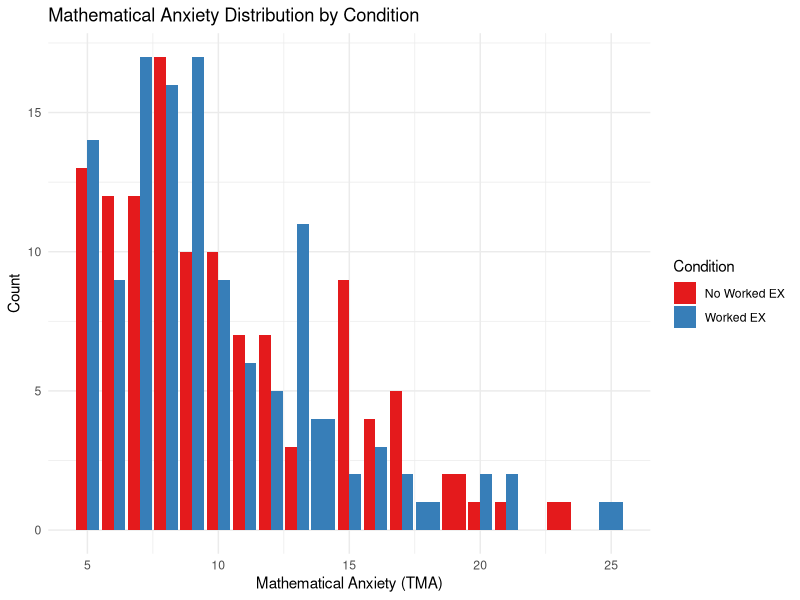
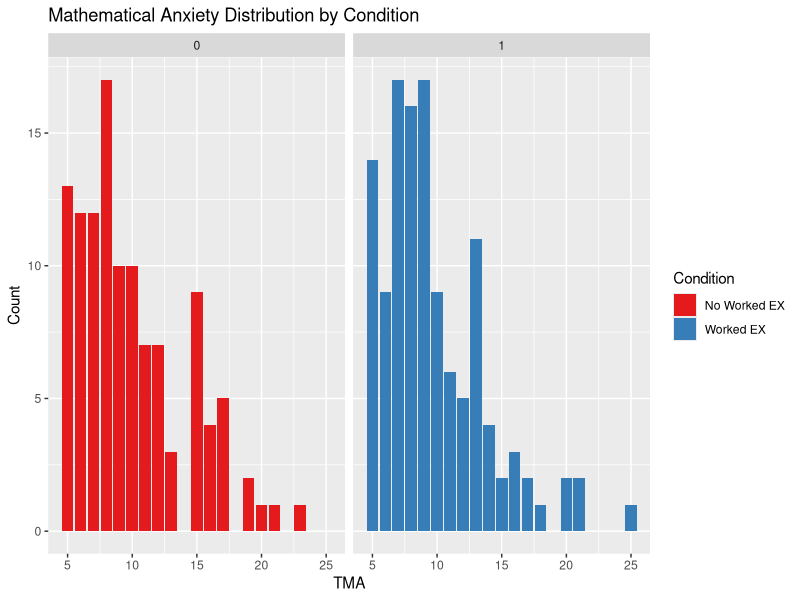
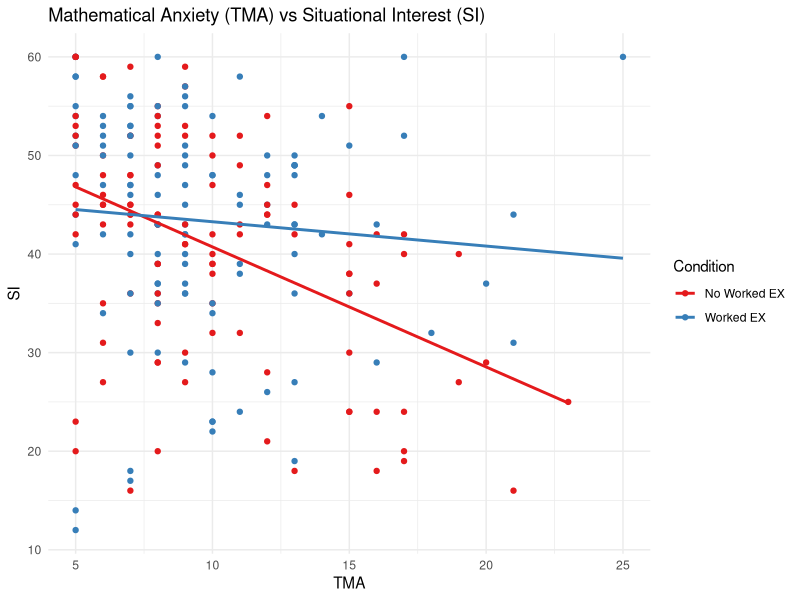
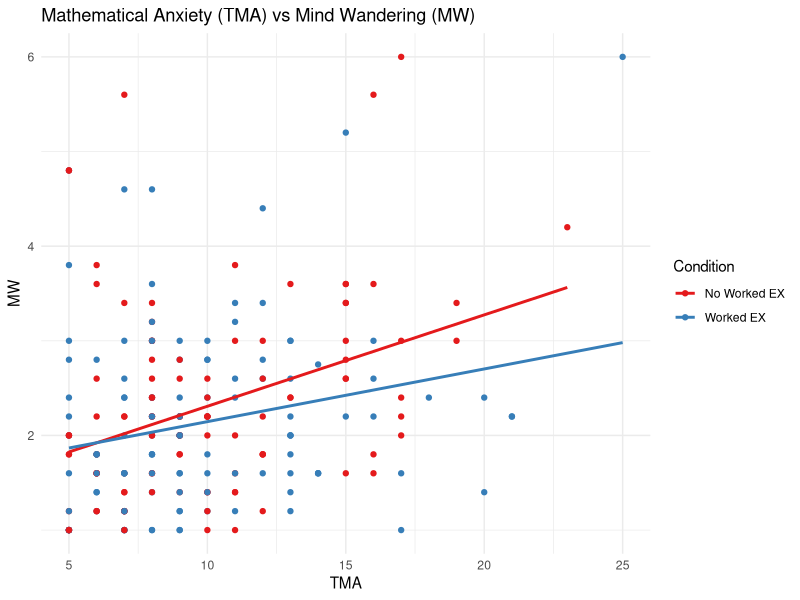
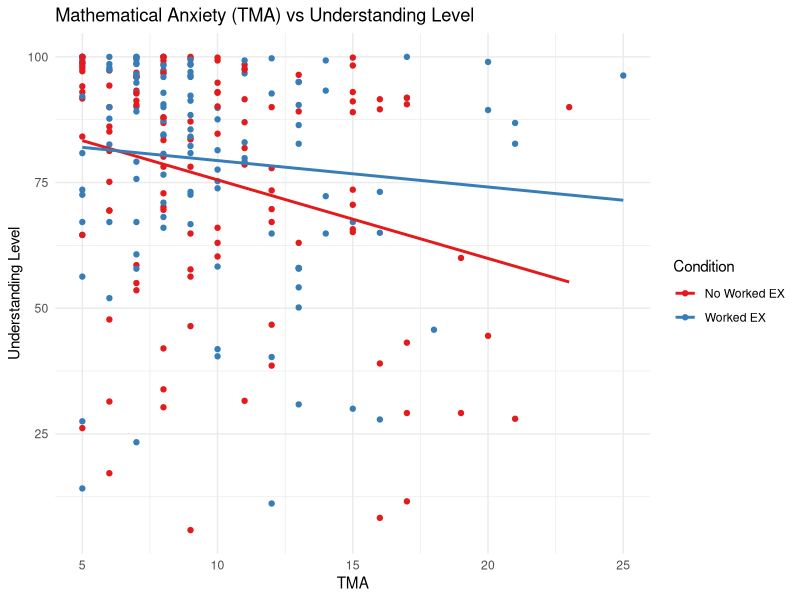
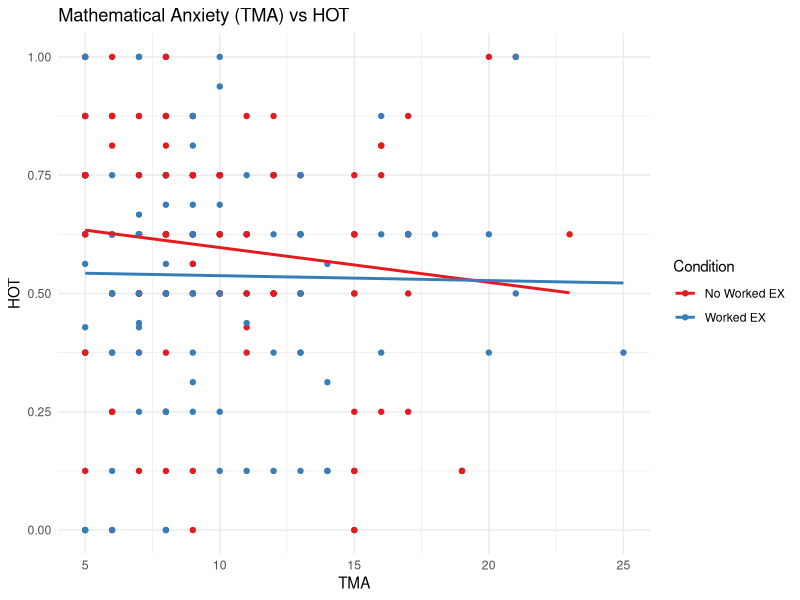

Here is the R script that generated these plots, in order: (Note: this script raises an error after producing the figures.)
## ---- chunk 1
knitr::opts_chunk$set(echo = TRUE)
## ---- chunk 2
library(tidyverse)
## ---- chunk 3
# Raw data
mathCOVID <- readxl::read_excel('../data/KidsCOVID_Winter21_raw data.xlsx')
head(mathCOVID)
# Clean data
clean <- read.csv("../data/affectoutcome_norm_predict_1102.csv")
## ---- chunk 4
glimpse(clean)
## ---- chunk 5
df <- mathCOVID %>% filter(is.na(drop)) %>% 
        select(9,Condition, race_rv, TMA_sum_rv, SI_sum, MW_day1_avg, MW_day2_avg, 
               Understand_avg, Base_Worry, Base_Enjoy, contains("durimm_avg"),
               contains("del_avg"), DurImm_HOT) 
df$Condition[df$Condition == 2] <- 0
col_names <- c("subjectid", "cond", "race", "tma", "si", "mw1", "mw2", "under_avg", 
               "worry0", "enjoy0", "worry1", "enjoy1", "worry2",
               "enjoy2", "HOT")
colnames(df) <- col_names
head(df)
## ---- chunk 6
df2 <- inner_join(df, clean, by = "subjectid")
head(df2)
## ---- chunk 7
df %>% 
  ggplot(aes(x = tma, fill = cond)) + 
  geom_bar(position = "dodge") +
  theme_minimal() + 
  labs(title = "Mathematical Anxiety Distribution by Condition", 
       x = "Mathematical Anxiety (TMA)", y = "Count",
       fill = "Condition") +
  scale_fill_brewer(palette="Set1", labels = 
                      c("No Worked EX", "Worked EX"))

df %>% 
  ggplot(aes(x = tma, fill = cond)) + 
  geom_bar() + 
  facet_grid(.~cond) +
  scale_fill_brewer(palette="Set1", labels = 
                      c("No Worked EX", "Worked EX")) +
  labs(title = "Mathematical Anxiety Distribution by Condition",
       x = "TMA", y = "Count", fill  = "Condition")
## ---- chunk 8
df %>% 
  ggplot(aes( x = tma, y = si, color = cond )) + 
  geom_point() + geom_smooth(method = "lm", se = FALSE) + 
  theme_minimal() + 
  scale_color_brewer(palette="Set1", labels = 
                      c("No Worked EX", "Worked EX")) +
  labs(title = "Mathematical Anxiety (TMA) vs Situational Interest (SI)",
       x = "TMA", y = "SI", color  = "Condition")
## ---- chunk 9
df %>% 
  ggplot(aes( x = tma, y = mw1, color = cond )) + 
  geom_point() + geom_smooth(method = "lm", se = FALSE) + 
  theme_minimal() + 
  scale_color_brewer(palette="Set1", labels = 
                      c("No Worked EX", "Worked EX")) +
  labs(title = "Mathematical Anxiety (TMA) vs Mind Wandering (MW)",
       x = "TMA", y = "MW", color  = "Condition")
## ---- chunk 10
df %>% 
  ggplot(aes( x = tma, y = under_avg, color = cond )) + 
  geom_point() + geom_smooth(method = "lm", se = FALSE) + 
  theme_minimal() + 
  scale_color_brewer(palette="Set1", labels = 
                      c("No Worked EX", "Worked EX")) +
  labs(title = "Mathematical Anxiety (TMA) vs Understanding Level",
       x = "TMA", y = "Understanding Level", color  = "Condition")
## ---- chunk 11
df %>% 
  ggplot(aes(x = tma, y = HOT, color = cond)) + 
  geom_point() + geom_smooth(method = "lm", se = FALSE) + 
  theme_minimal() + 
  scale_color_brewer(palette="Set1", labels = 
                      c("No Worked EX", "Worked EX")) +
  labs(title = "Mathematical Anxiety (TMA) vs HOT",
       x = "TMA", y = "HOT", color  = "Condition")
## ---- chunk 12
glimpse(df2)
## ---- chunk 13
df2 %>% 
  ggplot(aes(x = mw_day1_sum, fill = cond)) + geom_histogram(pt())
## ---- chunk 14

